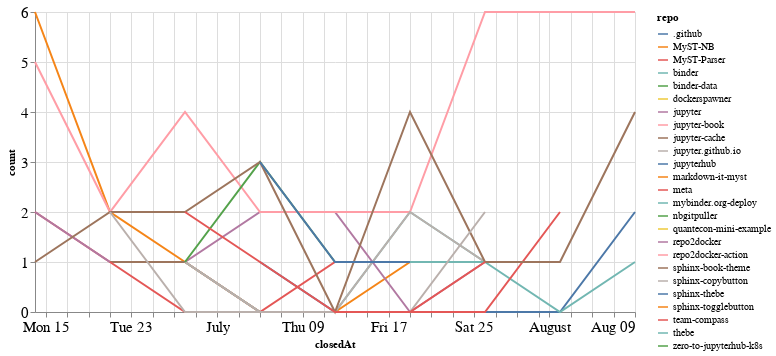

Notebook code cell kept with this figure:
### Code cell
closed_by_time = closed_by.groupby('repo').resample('W', on='closedAt').count()['author'].reset_index()
closed_by_time = closed_by_time.rename(columns={'author': 'count'})

alt.Chart(closed_by_time, width=600).mark_line().encode(
    x='closedAt',
    y='count',
    color='repo',
    tooltip="repo"
)

### Figure 1 — Vega-Lite specification as saved in the notebook (floating-point values rounded to 4 significant figures)
{"config": {"axisLeft": {"labelFontSize": 15}, "axisBottom": {"labelFontSize": 15}}, "data": {"name": "data-452c451790544154e1c75ec4d4a928d0"}, "mark": "line", "encoding": {"color": {"type": "nominal", "field": "repo"}, "tooltip": {"type": "nominal", "field": "repo"}, "x": {"type": "temporal", "field": "closedAt"}, "y": {"type": "quantitative", "field": "count"}}, "width": 600, "$schema": "https://vega.github.io/schema/vega-lite/v4.8.1.json", "datasets": {"data-452c451790544154e1c75ec4d4a928d0": [{"repo": ".github", "closedAt": "2020-07-05T00:00:00", "count": 1}, {"repo": ".github", "closedAt": "2020-07-12T00:00:00", "count": 0}, {"repo": ".github", "closedAt": "2020-07-19T00:00:00", "count": 0}, {"repo": ".github", "closedAt": "2020-07-26T00:00:00", "count": 0}, {"repo": ".github", "closedAt": "2020-08-02T00:00:00", "count": 0}, {"repo": ".github", "closedAt": "2020-08-09T00:00:00", "count": 2}, {"repo": "MyST-NB", "closedAt": "2020-06-14T00:00:00", "count": 6}, {"repo": "MyST-NB", "closedAt": "2020-06-21T00:00:00", "count": 2}, {"repo": "MyST-NB", "closedAt": "2020-06-28T00:00:00", "count": 1}, {"repo": "MyST-NB", "closedAt": "2020-07-05T00:00:00", "count": 0}, {"repo": "MyST-NB", "closedAt": "2020-07-12T00:00:00", "count": 0}, {"repo": "MyST-NB", "closedAt": "2020-07-19T00:00:00", "count": 1}, {"repo": "MyST-Parser", "closedAt": "2020-06-14T00:00:00", "count": 2}, {"repo": "MyST-Parser", "closedAt": "2020-06-21T00:00:00", "count": 1}, {"repo": "MyST-Parser", "closedAt": "2020-06-28T00:00:00", "count": 1}, {"repo": "MyST-Parser", "closedAt": "2020-07-05T00:00:00", "count": 0}, {"repo": "MyST-Parser", "closedAt": "2020-07-12T00:00:00", "count": 1}, {"repo": "MyST-Parser", "closedAt": "2020-07-19T00:00:00", "count": 1}, {"repo": "binder", "closedAt": "2020-06-28T00:00:00", "count": 1}, {"repo": "binder", "closedAt": "2020-07-05T00:00:00", "count": 0}, {"repo": "binder", "closedAt": "2020-07-12T00:00:00", "count": 0}, {"repo": "binder", "closedAt": "2020-07-19T00:00:00", "count": 2}, {"repo": "binder", "closedAt": "2020-07-26T00:00:00", "count": 1}, {"repo": "binder", "closedAt": "2020-08-02T00:00:00", "count": 0}, {"repo": "binder", "closedAt": "2020-08-09T00:00:00", "count": 1}, {"repo": "binder-data", "closedAt": "2020-06-21T00:00:00", "count": 1}, {"repo": "dockerspawner", "closedAt": "2020-06-28T00:00:00", "count": 2}, {"repo": "jupyter", "closedAt": "2020-06-14T00:00:00", "count": 2}, {"repo": "jupyter", "closedAt": "2020-06-21T00:00:00", "count": 1}, {"repo": "jupyter", "closedAt": "2020-06-28T00:00:00", "count": 1}, {"repo": "jupyter", "closedAt": "2020-07-05T00:00:00", "count": 2}, {"repo": "jupyter", "closedAt": "2020-07-12T00:00:00", "count": 2}, {"repo": "jupyter", "closedAt": "2020-07-19T00:00:00", "count": 0}, {"repo": "jupyter", "closedAt": "2020-07-26T00:00:00", "count": 1}, {"repo": "jupyter-book", "closedAt": "2020-06-14T00:00:00", "count": 5}, {"repo": "jupyter-book", "closedAt": "2020-06-21T00:00:00", "count": 2}, {"repo": "jupyter-book", "closedAt": "2020-06-28T00:00:00", "count": 4}, {"repo": "jupyter-book", "closedAt": "2020-07-05T00:00:00", "count": 2}, {"repo": "jupyter-book", "closedAt": "2020-07-12T00:00:00", "count": 2}, {"repo": "jupyter-book", "closedAt": "2020-07-19T00:00:00", "count": 2}, {"repo": "jupyter-book", "closedAt": "2020-07-26T00:00:00", "count": 6}, {"repo": "jupyter-book", "closedAt": "2020-08-02T00:00:00", "count": 6}, {"repo": "jupyter-book", "closedAt": "2020-08-09T00:00:00", "count": 6}, {"repo": "jupyter-cache", "closedAt": "2020-06-21T00:00:00", "count": 1}, {"repo": "jupyter-cache", "closedAt": "2020-06-28T00:00:00", "count": 1}, {"repo": "jupyter.github.io", "closedAt": "2020-06-28T00:00:00", "count": 1}, {"repo": "jupyter.github.io", "closedAt": "2020-07-05T00:00:00", "count": 0}, {"repo": "jupyter.github.io", "closedAt": "2020-07-12T00:00:00", "count": 0}, {"repo": "jupyter.github.io", "closedAt": "2020-07-19T00:00:00", "count": 2}, {"repo": "jupyter.github.io", "closedAt": "2020-07-26T00:00:00", "count": 1}, {"repo": "jupyterhub", "closedAt": "2020-07-12T00:00:00", "count": 1}, {"repo": "markdown-it-myst", "closedAt": "2020-08-09T00:00:00", "count": 1}, {"repo": "meta", "closedAt": "2020-06-21T00:00:00", "count": 1}, {"repo": "meta", "closedAt": "2020-06-28T00:00:00", "count": 0}, {"repo": "meta", "closedAt": "2020-07-05T00:00:00", "count": 0}, {"repo": "meta", "closedAt": "2020-07-12T00:00:00", "count": 0}, {"repo": "meta", "closedAt": "2020-07-19T00:00:00", "count": 0}, {"repo": "meta", "closedAt": "2020-07-26T00:00:00", "count": 0}, {"repo": "meta", "closedAt": "2020-08-02T00:00:00", "count": 2}, {"repo": "mybinder.org-deploy", "closedAt": "2020-07-19T00:00:00", "count": 1}, {"repo": "mybinder.org-deploy", "closedAt": "2020-07-26T00:00:00", "count": 1}, {"repo": "nbgitpuller", "closedAt": "2020-06-28T00:00:00", "count": 1}, {"repo": "nbgitpuller", "closedAt": "2020-07-05T00:00:00", "count": 3}, {"repo": "nbgitpuller", "closedAt": "2020-07-12T00:00:00", "count": 1}, {"repo": "quantecon-mini-example", "closedAt": "2020-06-21T00:00:00", "count": 1}, {"repo": "repo2docker", "closedAt": "2020-06-14T00:00:00", "count": 1}, {"repo": "repo2docker-action", "closedAt": "2020-07-26T00:00:00", "count": 1}, {"repo": "sphinx-book-theme", "closedAt": "2020-06-14T00:00:00", "count": 1}, {"repo": "sphinx-book-theme", "closedAt": "2020-06-21T00:00:00", "count": 2}, {"repo": "sphinx-book-theme", "closedAt": "2020-06-28T00:00:00", "count": 2}, {"repo": "sphinx-book-theme", "closedAt": "2020-07-05T00:00:00", "count": 3}, {"repo": "sphinx-book-theme", "closedAt": "2020-07-12T00:00:00", "count": 0}, {"repo": "sphinx-book-theme", "closedAt": "2020-07-19T00:00:00", "count": 4}, {"repo": "sphinx-book-theme", "closedAt": "2020-07-26T00:00:00", "count": 1}, {"repo": "sphinx-book-theme", "closedAt": "2020-08-02T00:00:00", "count": 1}, {"repo": "sphinx-book-theme", "closedAt": "2020-08-09T00:00:00", "count": 4}, {"repo": "sphinx-copybutton", "closedAt": "2020-06-21T00:00:00", "count": 2}, {"repo": "sphinx-copybutton", "closedAt": "2020-06-28T00:00:00", "count": 0}, {"repo": "sphinx-copybutton", "closedAt": "2020-07-05T00:00:00", "count": 0}, {"repo": "sphinx-copybutton", "closedAt": "2020-07-12T00:00:00", "count": 0}, {"repo": "sphinx-copybutton", "closedAt": "2020-07-19T00:00:00", "count": 0}, {"repo": "sphinx-copybutton", "closedAt": "2020-07-26T00:00:00", "count": 2}, {"repo": "sphinx-thebe", "closedAt": "2020-07-05T00:00:00", "count": 3}, {"repo": "sphinx-thebe", "closedAt": "2020-07-12T00:00:00", "count": 1}, {"repo": "sphinx-thebe", "closedAt": "2020-07-19T00:00:00", "count": 1}, {"repo": "sphinx-togglebutton", "closedAt": "2020-06-14T00:00:00", "count": 1}, {"repo": "team-compass", "closedAt": "2020-06-28T00:00:00", "count": 2}, {"repo": "team-compass", "closedAt": "2020-07-05T00:00:00", "count": 1}, {"repo": "team-compass", "closedAt": "2020-07-12T00:00:00", "count": 0}, {"repo": "team-compass", "closedAt": "2020-07-19T00:00:00", "count": 0}, {"repo": "team-compass", "closedAt": "2020-07-26T00:00:00", "count": 1}, {"repo": "thebe", "closedAt": "2020-07-12T00:00:00", "count": 1}, {"repo": "zero-to-jupyterhub-k8s", "closedAt": "2020-07-05T00:00:00", "count": 1}]}}
